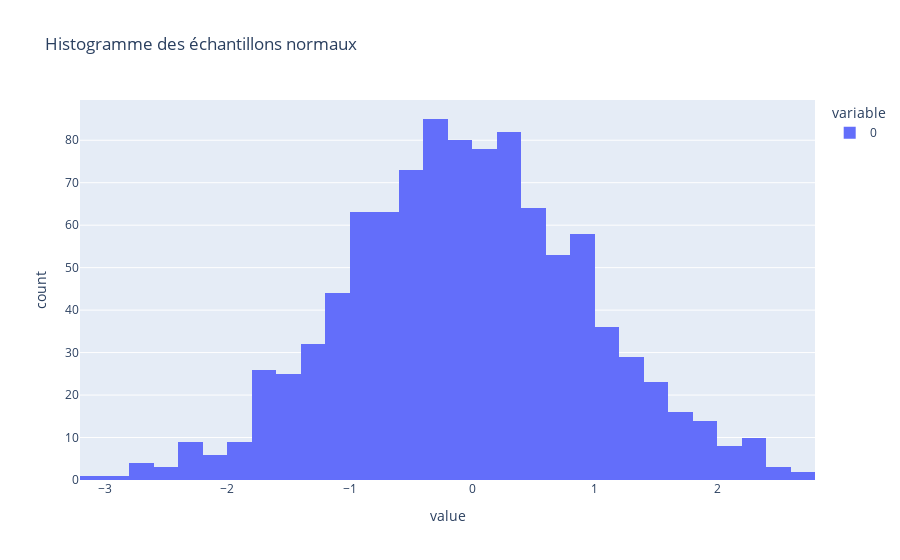

The notebook cell saved with this chart:
### Code cell
fig = px.histogram(normal_samples, title='Histogramme des échantillons normaux')
fig.show()

### Figure 1 — Plotly figure (JSON) as saved in the notebook; plotly's stock layout.template omitted (floating-point values rounded to 4 significant figures; data arrays with more than 128 entries replaced by an {"elided": "..."} marker saying what was removed)
{"data": [{"alignmentgroup": "True", "bingroup": "x", "hovertemplate": "variable=0<br>value=%{x}<br>count=%{y}<extra></extra>", "legendgroup": "0", "marker": {"color": "#636efa", "pattern": {"shape": ""}}, "name": "0", "offsetgroup": "0", "orientation": "v", "showlegend": true, "type": "histogram", "x": {"elided": "1000 float values"}, "xaxis": "x", "yaxis": "y"}], "layout": {"barmode": "relative", "legend": {"title": {"text": "variable"}, "tracegroupgap": 0}, "title": {"text": "Histogramme des échantillons normaux"}, "xaxis": {"anchor": "y", "domain": [0, 1], "title": {"text": "value"}}, "yaxis": {"anchor": "x", "domain": [0, 1], "title": {"text": "count"}}}}
